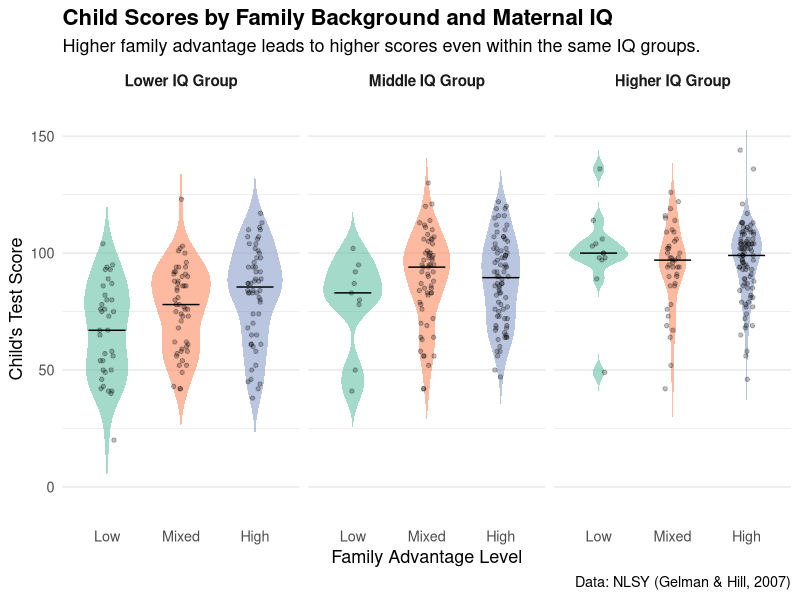
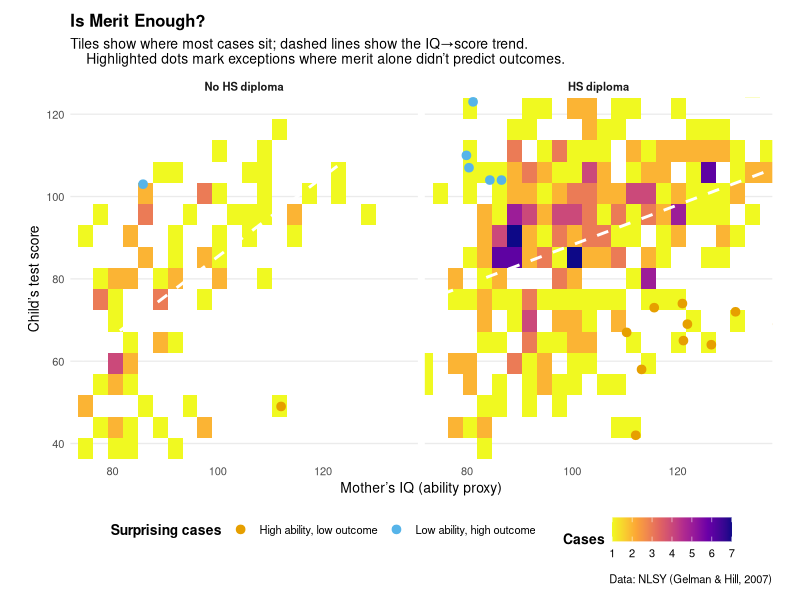

Here is the R script that generated these plots, in order:
## ---- chunk 1
knitr::opts_chunk$set(echo = FALSE, message = FALSE, warning = FALSE)
library(tidyverse)
kidiq <- read.csv("kidiq.csv")
## ---- chunk 2

plot_iq <- kidiq %>%
  mutate(
    family_advantage = case_when(
      mom_hs == 0 & mom_work <= 2 ~ "Low advantage",
      mom_hs == 0 & mom_work >  2 ~ "Mixed advantage",
      mom_hs == 1 & mom_work <= 2 ~ "Mixed advantage",
      mom_hs == 1 & mom_work >  2 ~ "High advantage",
      TRUE ~ NA_character_
    ),
    iq_group = case_when(
      mom_iq <= quantile(mom_iq, 0.33, na.rm = TRUE) ~ "Lower IQ Group",
      mom_iq <= quantile(mom_iq, 0.67, na.rm = TRUE) ~ "Middle IQ Group",
      TRUE ~ "Higher IQ Group"
    ),
    family_advantage = factor(family_advantage,
                              levels = c("Low advantage","Mixed advantage","High advantage")),
    iq_group = factor(iq_group,
                      levels = c("Lower IQ Group","Middle IQ Group","Higher IQ Group"))
  ) %>%
  filter(!is.na(family_advantage), !is.na(iq_group)) %>%
  
  ggplot(aes(x = family_advantage, y = kid_score, fill = family_advantage)) +
  geom_violin(trim = FALSE, alpha = 0.6, width = 0.8, color = NA) +
  stat_summary(fun = median, geom = "crossbar", width = 0.5, color = "black", fatten = 1) +
  geom_jitter(width = 0.10, height = 0, alpha = 0.25, size = 1.2, color = "black", show.legend = FALSE) +
  facet_wrap(~ iq_group, nrow = 1) +
  scale_fill_brewer(palette = "Set2", guide = "none") +
  scale_x_discrete(labels = c("Low advantage"="Low","Mixed advantage"="Mixed","High advantage"="High")) +
  labs(
    title = "Child Scores by Family Background and Maternal IQ",
    subtitle = "Higher family advantage leads to higher scores even within the same IQ groups.",
    x = "Family Advantage Level",
    y = "Child's Test Score",
    caption = "Data: NLSY (Gelman & Hill, 2007)"
  ) +
  theme_minimal(base_size = 13) +
  theme(
    legend.position = "none",
    plot.title = element_text(face = "bold", size = 16),
    strip.text = element_text(face = "bold", size = 11),
    panel.grid.major.x = element_blank()
  )

print(plot_iq)
## ---- chunk 3
plot_merit <- kidiq %>%
  mutate(
    mom_hs_label = factor(mom_hs, labels = c("No HS diploma", "HS diploma")),
    ability_level = case_when(
      mom_iq <= quantile(mom_iq, 0.25, na.rm = TRUE) ~ "Low ability",
      mom_iq <= quantile(mom_iq, 0.75, na.rm = TRUE) ~ "Medium ability",
      TRUE ~ "High ability"
    ),
    outcome_level = case_when(
      kid_score <= quantile(kid_score, 0.25, na.rm = TRUE) ~ "Low outcome",
      kid_score <= quantile(kid_score, 0.75, na.rm = TRUE) ~ "Medium outcome",
      TRUE ~ "High outcome"
    ),
    surprising_case = case_when(
      ability_level == "High ability" & outcome_level == "Low outcome" ~ 
        "High ability, low outcome",
      ability_level == "Low ability"  & outcome_level == "High outcome" ~
        "Low ability, high outcome",
      TRUE ~ NA_character_
    )
  )

ggplot(plot_merit, aes(mom_iq, kid_score)) +
  stat_bin2d(bins = 24) +
  scale_fill_viridis_c(name = "Cases", option = "C", direction = -1) +
  geom_smooth(method = "lm", se = FALSE, linetype = "dashed",
              color = "white", linewidth = 1) +
  geom_point(
    data = dplyr::filter(plot_merit, !is.na(surprising_case)),
    aes(color = surprising_case),
    size = 2.6
  ) +
  scale_color_manual(
    values = c("High ability, low outcome" = "#E69F00",
               "Low ability, high outcome" = "#56B4E9"),
    name = "Surprising cases"
  ) +
  facet_wrap(~ mom_hs_label, nrow = 1) +
  coord_cartesian(xlim = c(75, 135), ylim = c(40, 120)) +
  labs(
    title = "Is Merit Enough?",
    subtitle = "Tiles show where most cases sit; dashed lines show the IQ→score trend. 
    Highlighted dots mark exceptions where merit alone didn’t predict outcomes.",
    x = "Mother’s IQ (ability proxy)",
    y = "Child’s test score",
    caption = "Data: NLSY (Gelman & Hill, 2007)"
  ) +
  theme_minimal(base_size = 10) +
  theme(
    legend.position = "bottom",
    legend.title = element_text(face = "bold"),
    strip.text = element_text(face = "bold"),
    plot.title = element_text(face = "bold"),
    panel.grid.minor = element_blank(),
    panel.grid.major.x = element_blank(),
    plot.margin = margin(10, 20, 10, 20)
  )
